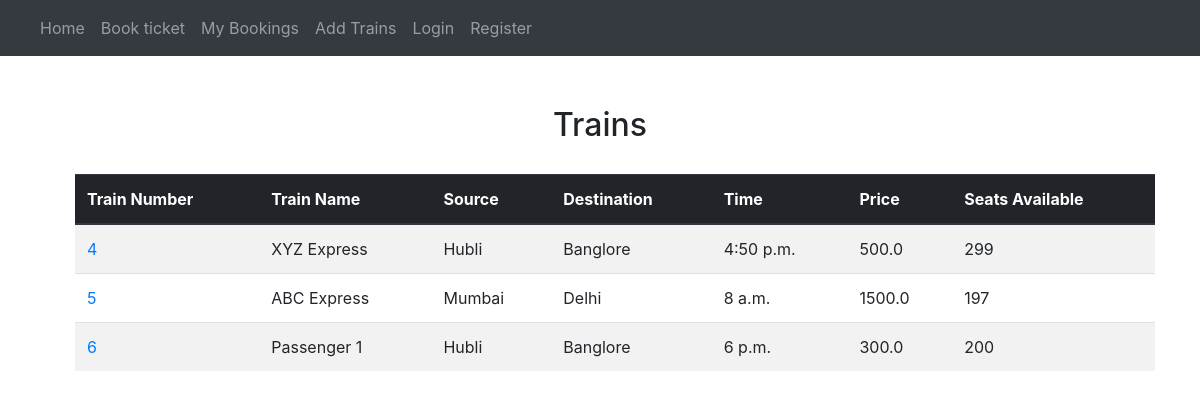
Page /reservation/ on the committed database.
### reservation/models.py (models this page shows)
class trains(models.Model):
    train_name=models.CharField(max_length=50)
    source=models.CharField(max_length=50)
    destination=models.CharField(max_length=50)
    time=models.TimeField(auto_now=False, auto_now_add=False)
    price=models.FloatField(default=120)
    seats_available=models.IntegerField()

### reservation/views.py (the view)
# urls.py: path('',views.index,name="index"),
def index(request):
    lis = trains.objects.all()
    return render(request, './viewtrains.html', {"lis": lis})

### reservation/templates/viewtrains.html
{% extends "./base.html" %}
{% block content %}
<div style="margin-top: 50px;">
    <center><h2> Trains </h2></center>
    <table class="table table-striped" style="width: 90%;margin-left:75px ;margin-top: 30px;">
        <thead class="thead-dark">
            <tr>
                <th scope="col">Train Number</th>
                <th scope="col">Train Name</th>
                <th scope="col">Source</th>
                <th scope="col">Destination</th>
                <th scope="col">Time</th>
                <th scope="col">Price</th>
                <th scope="col">Seats Available</th>
            </tr>
        </thead>
        <tbody>
            {%for p in lis%}
            <tr>
                <td><a href="http://127.0.0.1:8000/reservation/{{p.pk}}">{{p.pk}}</a></td>
                <td>{{p.train_name}}</td>
                <td>{{p.source}}</td>
                <td>{{p.destination}}</td>
                <td>{{p.time}}</td>
                <td>{{p.price}}</td>
                <td>{{p.seats_available}}</td>
            </tr>
            {% endfor %}
        </tbody>
    </table>
</div>
{% endblock %}

### reservation/templates/base.html (shortened to what this page needs)
<!doctype html>
<html lang="en">
<head>
    <link rel="stylesheet" href="https://stackpath.bootstrapcdn.com/bootstrap/4.1.3/css/bootstrap.min.css"
>
    <nav class="navbar navbar-expand-lg navbar-dark bg-dark">
        <ul class="navbar-nav">
            <li class="nav-item">
                <a class="nav-link" href="http://127.0.0.1:8000/reservation/">Home</a>
            </li>
            <li class="nav-item">
                <a class="nav-link" href="http://127.0.0.1:8000/reservation/bookform/">Book ticket</a>
            </li>
            <li class="nav-item">
                <a class="nav-link" href="http://127.0.0.1:8000/reservation/mybooking/">My Bookings</a>
            </li>
            <li class="nav-item">
                <a class="nav-link" href="http://127.0.0.1:8000/reservation/trainform/">Add Trains</a>
            </li>
            {% if request.user.is_authenticated %}
            <li class="nav-item">
                <a class="nav-link" href="http://127.0.0.1:8000/reservation/logout/">Logout</a>
            </li>
            {% else %}
            <li class="nav-item">
                <a class="nav-link" href="http://127.0.0.1:8000/reservation/loginform/">Login</a>
            </li>
            <li class="nav-item">
                <a class="nav-link" href="http://127.0.0.1:8000/reservation/registerform/">Register</a>
            </li>
            {% endif %}
        </ul>
    </nav>
</head>
{% block content %}
{% endblock %}
</html>

### rows in the picture
trains: pk "4", train_name "XYZ Express", source "Hubli", destination "Banglore", time "4:50 p.m.", price "500.0", seats_available "299"
trains: pk "5", train_name "ABC Express", source "Mumbai", destination "Delhi", time "8 a.m.", price "1500.0", seats_available "197"
trains: pk "6", train_name "Passenger 1", source "Hubli", destination "Banglore", time "6 p.m.", price "300.0", seats_available "200"
